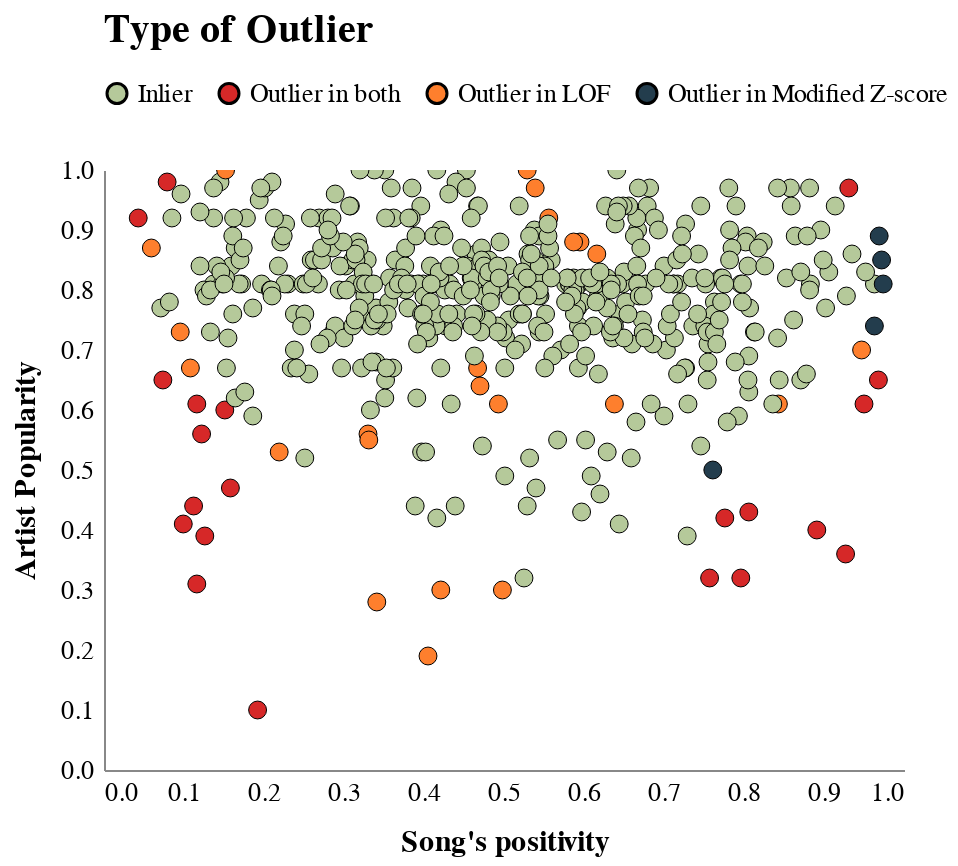

Write notebook code for a chart like this one.
### Code cell
df_01 = comparing_anomalies(df_01)
comparison_outliers_01 = visualize_comparision_anomalies(df_01, 'valence', 'artist_popularity',
                                "Song's positivity", "Artist Popularity",
                                'outliers', tooltips_anomalies, "Type of Outlier")
set_plot_configurations(plot=comparison_outliers_01, fontFam='Georgia').interactive()

### Figure 1 — Vega-Lite specification as saved in the notebook (floating-point values rounded to 4 significant figures; data arrays with more than 128 entries replaced by an {"elided": "..."} marker saying what was removed)
{"config": {"view": {"continuousWidth": 400, "continuousHeight": 300, "strokeWidth": 0}, "axis": {"grid": false, "labelFontSize": 13, "labelPadding": 5, "ticks": false, "titleFontSize": 15, "titlePadding": 10}, "font": "Georgia"}, "data": {"name": "data-e04a11b137aacf460926ca80314595ee"}, "mark": {"type": "circle", "size": 80, "stroke": "black", "strokeWidth": 0.5}, "encoding": {"color": {"field": "outliers", "legend": {"labelFontSize": 13, "offset": 30, "orient": "top", "title": "Type of Outlier", "titleAnchor": "start", "titleFontSize": 20, "titlePadding": 15}, "scale": {"domain": ["Inlier", "Outlier in both", "Outlier in LOF", "Outlier in Modified Z-score"], "range": ["#b5c99a", "#d62828", "#FE7F2D", "#233D4D"]}, "type": "nominal"}, "opacity": {"condition": {"value": 1, "selection": "selector003"}, "value": 0.2}, "tooltip": [{"field": "name", "title": "Song", "type": "nominal"}, {"field": "artist", "title": "Artist", "type": "nominal"}, {"field": "album", "title": "Album", "type": "nominal"}, {"field": "z_mod", "title": "Mod. Z-score", "type": "quantitative"}, {"field": "local_outlier_factor", "title": "LOF", "type": "quantitative"}, {"field": "outliers", "title": "Type of Outlier", "type": "nominal"}, {"field": "valence", "title": "Song's positivity", "type": "quantitative"}, {"field": "artist_popularity", "title": "Artist Popularity", "type": "quantitative"}], "x": {"field": "valence", "title": "Song's positivity", "type": "quantitative"}, "y": {"field": "artist_popularity", "title": "Artist Popularity", "type": "quantitative"}}, "selection": {"selector003": {"type": "multi", "fields": ["outliers"], "bind": "legend"}, "selector004": {"type": "interval", "bind": "scales", "encodings": ["x", "y"]}}, "$schema": "https://vega.github.io/schema/vega-lite/v4.17.0.json", "datasets": {"data-e04a11b137aacf460926ca80314595ee": {"elided": "504 records"}}}
